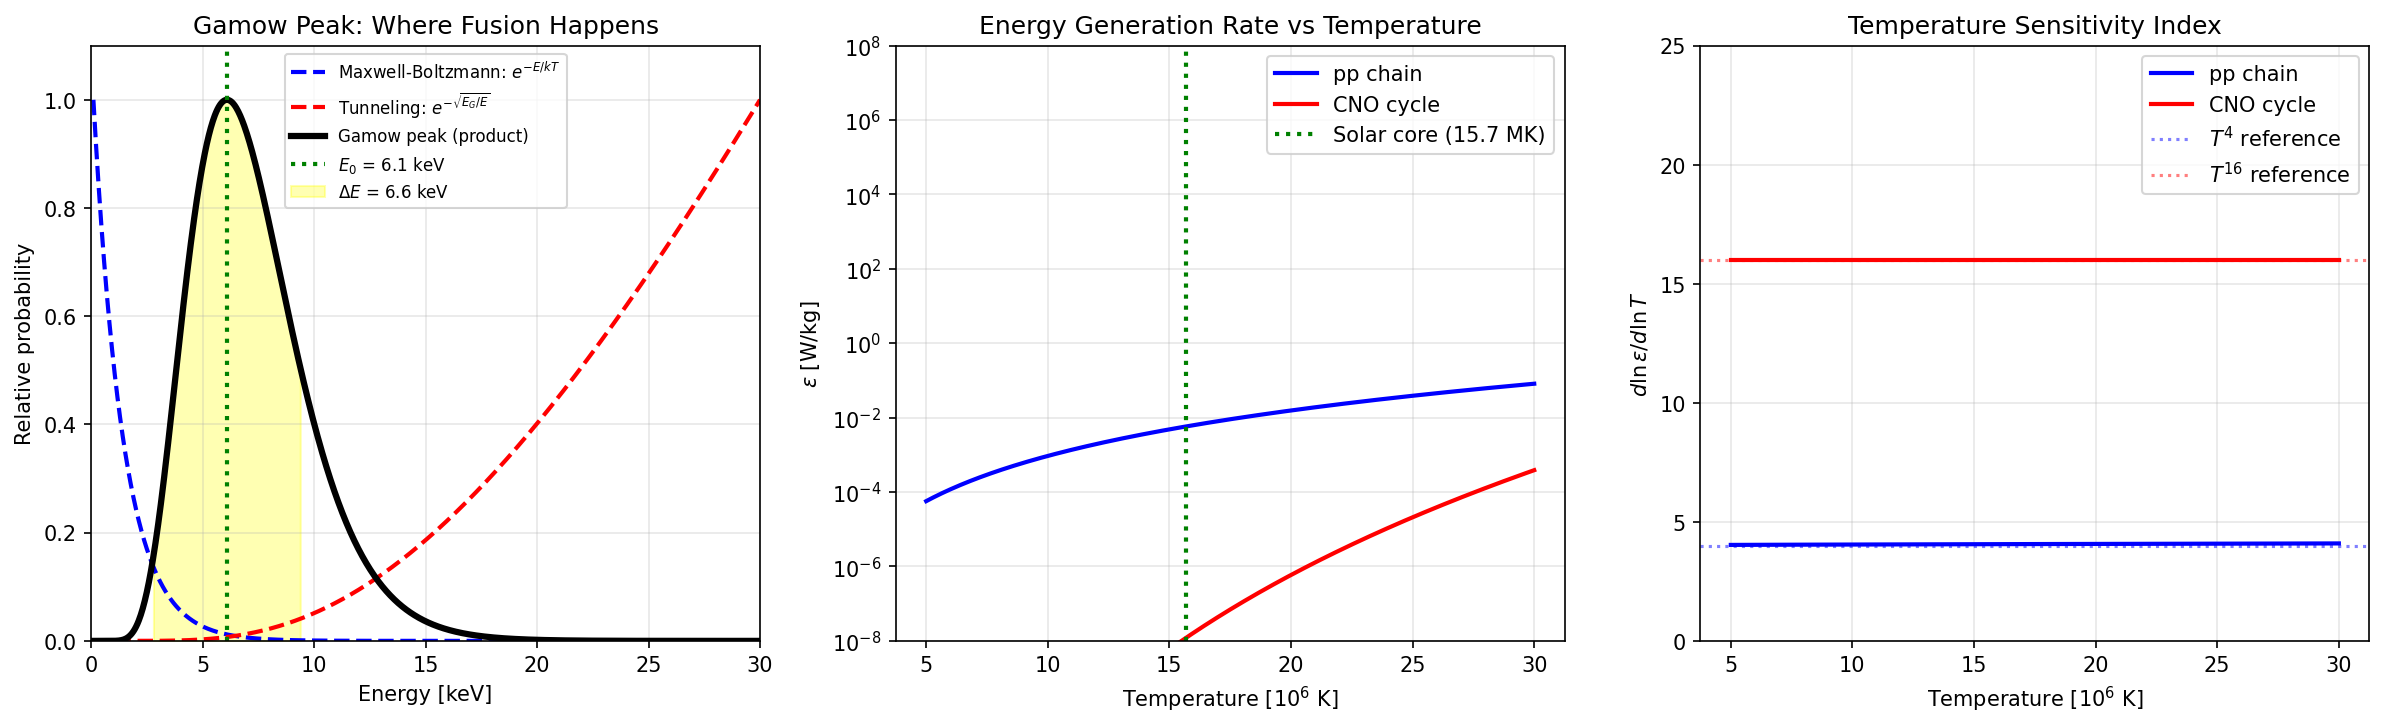

Here is the Python script that generated this plot:
"""
Nuclear Energy Generation: pp Chain Reaction Rates and Gamow Peak.

Demonstrates thermonuclear fusion in the solar core via the proton-proton
chain. The key concept is the Gamow peak: the energy window where the
product of the Maxwell-Boltzmann tail and quantum tunneling probability
is maximized.

Key physics:
  - Coulomb barrier tunneling: P ~ exp(-sqrt(E_G/E))
  - Maxwell-Boltzmann distribution: f(E) ~ exp(-E/kT)
  - Gamow peak energy: E_0 = (E_G * (kT)^2 / 4)^(1/3)
  - pp chain: 4p -> He-4 + 2e+ + 2nu + 26.73 MeV
"""

import numpy as np
import matplotlib.pyplot as plt

# --- Physical constants ---
k_B = 1.381e-23       # Boltzmann constant [J/K]
k_B_keV = 8.617e-8    # Boltzmann constant [keV/K]
m_p = 1.673e-27       # proton mass [kg]
e_charge = 1.602e-19  # elementary charge [C]
hbar = 1.055e-34      # reduced Planck constant [J s]
pi = np.pi

# --- Gamow energy for pp reaction ---
# E_G = (pi * alpha_em * Z1 * Z2)^2 * 2 * m_reduced * c^2
# For pp: Z1=Z2=1, m_reduced = m_p/2
alpha_em = 1 / 137.036  # fine structure constant
c = 3e8                  # speed of light [m/s]
m_reduced = m_p / 2      # reduced mass for pp

E_G_J = (pi * alpha_em) ** 2 * 2 * m_reduced * c**2
E_G_keV = E_G_J / (e_charge * 1e3)

print("=" * 60)
print("Gamow Energy for pp Reaction")
print(f"  E_G = {E_G_keV:.2f} keV  (literature: ~493 keV)")
print("=" * 60)

# --- Gamow peak for solar core temperature ---
T_core = 1.57e7  # K
kT = k_B_keV * T_core  # keV

# Gamow peak energy: E_0 = (E_G * (kT)^2 / 4)^(1/3)
E_0 = (E_G_keV * kT**2 / 4) ** (1.0 / 3.0)

# Width of Gamow peak: Delta = 4 * sqrt(E_0 * kT / 3)
Delta_E = 4 * np.sqrt(E_0 * kT / 3)

print(f"\nAt T_core = {T_core:.2e} K  (kT = {kT:.3f} keV):")
print(f"  Gamow peak energy:  E_0     = {E_0:.2f} keV")
print(f"  Gamow peak width:   Delta_E = {Delta_E:.2f} keV")
print(f"  E_0 / kT = {E_0 / kT:.1f}  (peak is far above thermal energy)")

# --- Plot the Gamow peak integrand ---
# f(E) ~ exp(-E/kT) * exp(-sqrt(E_G/E))  (unnormalized)
E = np.linspace(0.1, 30, 1000)  # keV

fig, axes = plt.subplots(1, 3, figsize=(16, 5))

# Panel 1: Components of the Gamow peak
mb_tail = np.exp(-E / kT)
tunnel = np.exp(-np.sqrt(E_G_keV / E))
gamow_integrand = np.exp(-E / kT - np.sqrt(E_G_keV / E))

# Normalize for display
gamow_norm = gamow_integrand / gamow_integrand.max()
mb_norm = mb_tail / mb_tail[0]
tunnel_norm = tunnel / tunnel.max()

axes[0].plot(E, mb_norm, 'b--', lw=2, label=r'Maxwell-Boltzmann: $e^{-E/kT}$')
axes[0].plot(E, tunnel_norm, 'r--', lw=2, label=r'Tunneling: $e^{-\sqrt{E_G/E}}$')
axes[0].plot(E, gamow_norm, 'k-', lw=3, label='Gamow peak (product)')
axes[0].axvline(E_0, color='green', ls=':', lw=2, label=f'$E_0$ = {E_0:.1f} keV')
axes[0].fill_between(E, 0, gamow_norm, where=(np.abs(E - E_0) < Delta_E / 2),
                     alpha=0.3, color='yellow', label=f'$\\Delta E$ = {Delta_E:.1f} keV')
axes[0].set_xlabel("Energy [keV]")
axes[0].set_ylabel("Relative probability")
axes[0].set_title("Gamow Peak: Where Fusion Happens")
axes[0].legend(fontsize=8)
axes[0].set_xlim(0, 30)
axes[0].set_ylim(0, 1.1)
axes[0].grid(True, alpha=0.3)

# --- Energy generation rates ---
# Simplified pp rate: epsilon_pp = 1.08e-12 * rho * X^2 * T6^4 * psi * f_pp * g_pp [W/kg]
# For simplicity: psi ~ 1, f_pp ~ 1, g_pp ~ 1 + 0.0123*T6^(1/3) + 0.0109*T6^(2/3) + 0.0009*T6
# Simplified CNO: epsilon_CNO ~ 8.24e-31 * rho * X * X_CNO * T6^16 [W/kg]

rho_core = 1.5e5   # central density [kg/m^3]
X = 0.73            # hydrogen mass fraction
X_CNO = 0.01        # CNO mass fraction

T6_range = np.linspace(5, 30, 500)  # T in units of 10^6 K
T_range = T6_range * 1e6

# pp chain rate
g_pp = 1 + 0.0123 * T6_range**(1.0/3) + 0.0109 * T6_range**(2.0/3) + 0.0009 * T6_range
eps_pp = 1.08e-12 * rho_core * X**2 * T6_range**4 * g_pp  # W/kg

# CNO cycle rate (approximate)
eps_cno = 8.24e-31 * rho_core * X * X_CNO * T6_range**16  # W/kg

# Panel 2: Energy generation vs temperature
axes[1].semilogy(T6_range, eps_pp, 'b-', lw=2, label='pp chain')
axes[1].semilogy(T6_range, eps_cno, 'r-', lw=2, label='CNO cycle')
axes[1].axvline(15.7, color='green', ls=':', lw=2, label='Solar core (15.7 MK)')
axes[1].set_xlabel(r"Temperature [$10^6$ K]")
axes[1].set_ylabel(r"$\epsilon$ [W/kg]")
axes[1].set_title("Energy Generation Rate vs Temperature")
axes[1].legend()
axes[1].set_ylim(1e-8, 1e8)
axes[1].grid(True, alpha=0.3)

# Find crossover temperature
cross_idx = np.argmin(np.abs(eps_pp - eps_cno))
T_cross = T6_range[cross_idx]
print(f"\npp-CNO crossover temperature: ~{T_cross:.1f} MK (literature: ~17 MK)")

# Panel 3: Power-law index (d ln epsilon / d ln T)
# Shows T^4 for pp and T^16-20 for CNO
d_ln_eps_pp = np.gradient(np.log(eps_pp + 1e-30), np.log(T6_range))
d_ln_eps_cno = np.gradient(np.log(np.maximum(eps_cno, 1e-50)), np.log(T6_range))

axes[2].plot(T6_range, d_ln_eps_pp, 'b-', lw=2, label='pp chain')
axes[2].plot(T6_range, d_ln_eps_cno, 'r-', lw=2, label='CNO cycle')
axes[2].axhline(4, color='b', ls=':', alpha=0.5, label=r'$T^4$ reference')
axes[2].axhline(16, color='r', ls=':', alpha=0.5, label=r'$T^{16}$ reference')
axes[2].set_xlabel(r"Temperature [$10^6$ K]")
axes[2].set_ylabel(r"$d \ln \epsilon / d \ln T$")
axes[2].set_title("Temperature Sensitivity Index")
axes[2].legend()
axes[2].set_ylim(0, 25)
axes[2].grid(True, alpha=0.3)

plt.tight_layout()
plt.savefig("/opt/projects/01_Personal/03_Study/examples/Solar_Physics/02_pp_chain.png",
            dpi=150, bbox_inches='tight')
plt.show()

# --- Luminosity estimate ---
# Simple integral: L ~ 4*pi*int(r^2 * rho * epsilon dr) over core
# Using core average: rho_avg ~ rho_c/3, T_avg ~ T_c * 0.8, r_core ~ 0.25 R_sun
R_core = 0.25 * 6.957e8
rho_avg = rho_core / 3
T6_avg = 15.7 * 0.8
g = 1 + 0.0123 * T6_avg**(1.0/3) + 0.0109 * T6_avg**(2.0/3) + 0.0009 * T6_avg
eps_avg = 1.08e-12 * rho_avg * X**2 * T6_avg**4 * g
V_core = (4.0 / 3.0) * pi * R_core**3
L_est = rho_avg * eps_avg * V_core
print(f"\nLuminosity estimate (crude core integral):")
print(f"  eps_avg = {eps_avg:.3e} W/kg")
print(f"  L_est   = {L_est:.3e} W")
print(f"  L_sun   = 3.828e+26 W")
print(f"  Ratio   = {L_est / 3.828e26:.2f}")

print("\nPlot saved: 02_pp_chain.png")
